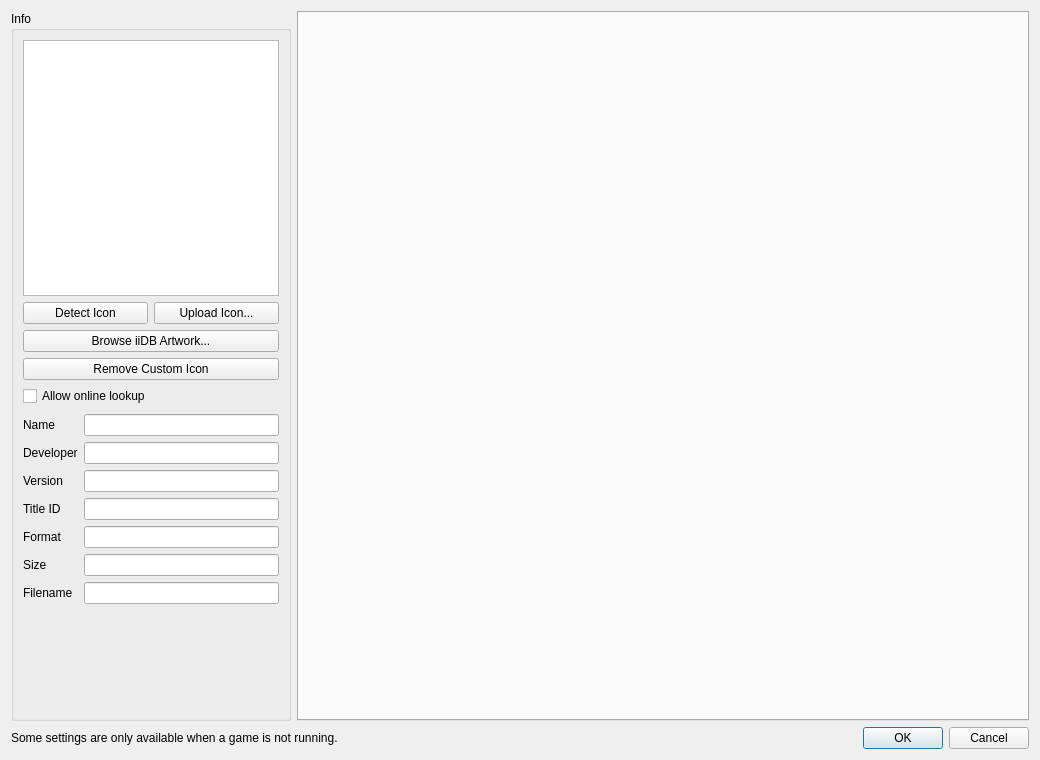
<?xml version="1.0" encoding="UTF-8"?>
<ui version="4.0">
 <class>ConfigurePerGame</class>
 <widget class="QDialog" name="ConfigurePerGame">
  <property name="geometry">
   <rect>
    <x>0</x>
    <y>0</y>
    <width>1040</width>
    <height>760</height>
   </rect>
  </property>
  <property name="windowTitle">
   <string>Dialog</string>
  </property>
  <layout class="QVBoxLayout" name="verticalLayout_3">
   <item>
    <layout class="QHBoxLayout" name="horizontalLayout">
     <item>
      <widget class="QGroupBox" name="gameInfo">
       <property name="sizePolicy">
        <sizepolicy hsizetype="Maximum" vsizetype="Preferred">
         <horstretch>0</horstretch>
         <verstretch>0</verstretch>
        </sizepolicy>
       </property>
       <property name="title">
        <string>Info</string>
       </property>
       <layout class="QVBoxLayout" name="verticalLayout">
        <item alignment="Qt::AlignHCenter">
         <widget class="QGraphicsView" name="icon_view">
          <property name="sizePolicy">
           <sizepolicy hsizetype="Maximum" vsizetype="Maximum">
            <horstretch>0</horstretch>
            <verstretch>0</verstretch>
           </sizepolicy>
          </property>
          <property name="minimumSize">
           <size>
            <width>256</width>
            <height>256</height>
           </size>
          </property>
          <property name="maximumSize">
           <size>
            <width>256</width>
            <height>256</height>
           </size>
          </property>
          <property name="verticalScrollBarPolicy">
           <enum>Qt::ScrollBarAlwaysOff</enum>
          </property>
          <property name="horizontalScrollBarPolicy">
           <enum>Qt::ScrollBarAlwaysOff</enum>
          </property>
          <property name="interactive">
           <bool>false</bool>
          </property>
         </widget>
        </item>
        <item alignment="Qt::AlignHCenter">
         <widget class="QWidget" name="nup_icon_widget" native="true">
          <property name="minimumSize">
           <size>
            <width>256</width>
            <height>0</height>
           </size>
          </property>
          <property name="maximumSize">
           <size>
            <width>256</width>
            <height>16777215</height>
           </size>
          </property>
          <layout class="QGridLayout" name="nup_icon_layout">
           <property name="spacing">
            <number>6</number>
           </property>
           <property name="leftMargin">
            <number>0</number>
           </property>
           <property name="topMargin">
            <number>0</number>
           </property>
           <property name="rightMargin">
            <number>0</number>
           </property>
           <property name="bottomMargin">
            <number>2</number>
           </property>
           <item row="0" column="0">
            <widget class="QPushButton" name="button_detect_icon">
             <property name="sizePolicy">
              <sizepolicy hsizetype="Expanding" vsizetype="Fixed">
               <horstretch>0</horstretch>
               <verstretch>0</verstretch>
              </sizepolicy>
             </property>
             <property name="toolTip">
              <string>Preview a local icon next to the archive. Online lookup is optional. Apply or OK saves changes.</string>
             </property>
             <property name="text">
              <string>Detect Icon</string>
             </property>
            </widget>
           </item>
           <item row="0" column="1">
            <widget class="QPushButton" name="button_upload_icon">
             <property name="sizePolicy">
              <sizepolicy hsizetype="Expanding" vsizetype="Fixed">
               <horstretch>0</horstretch>
               <verstretch>0</verstretch>
              </sizepolicy>
             </property>
             <property name="toolTip">
              <string>Preview a local image as the game icon. Apply or OK saves changes.</string>
             </property>
             <property name="text">
              <string>Upload Icon...</string>
             </property>
            </widget>
           </item>
           <item row="1" column="0" colspan="2">
            <widget class="QPushButton" name="button_browse_iidb">
             <property name="text">
              <string>Browse iiDB Artwork...</string>
             </property>
             <property name="toolTip">
              <string>Choose online artwork using your own iiDB API key. Apply or OK saves changes.</string>
             </property>
            </widget>
           </item>
           <item row="2" column="0" colspan="2">
            <widget class="QPushButton" name="button_remove_icon">
             <property name="toolTip">
              <string>Show the game's own icon again. Apply or OK saves changes.</string>
             </property>
             <property name="text">
              <string>Remove Custom Icon</string>
             </property>
            </widget>
           </item>
           <item row="3" column="0" colspan="2">
            <widget class="QCheckBox" name="allow_online_detection">
             <property name="text">
              <string>Allow online lookup</string>
             </property>
             <property name="toolTip">
              <string>If no local icon is found, send the game name to GitHub, Wikipedia and Bing to look for an icon. Disabled by default.</string>
             </property>
             <property name="checked">
              <bool>false</bool>
             </property>
            </widget>
           </item>
          </layout>
         </widget>
        </item>
        <item>
         <layout class="QGridLayout" name="gridLayout_2">
          <item row="6" column="1">
           <widget class="QLineEdit" name="display_size">
            <property name="enabled">
             <bool>true</bool>
            </property>
            <property name="readOnly">
             <bool>true</bool>
            </property>
           </widget>
          </item>
          <item row="3" column="1">
           <widget class="QLineEdit" name="display_version">
            <property name="enabled">
             <bool>true</bool>
            </property>
            <property name="readOnly">
             <bool>true</bool>
            </property>
           </widget>
          </item>
          <item row="1" column="0">
           <widget class="QLabel" name="label">
            <property name="text">
             <string>Name</string>
            </property>
           </widget>
          </item>
          <item row="4" column="0">
           <widget class="QLabel" name="label_4">
            <property name="text">
             <string>Title ID</string>
            </property>
           </widget>
          </item>
          <item row="4" column="1">
           <widget class="QLineEdit" name="display_title_id">
            <property name="enabled">
             <bool>true</bool>
            </property>
            <property name="readOnly">
             <bool>true</bool>
            </property>
           </widget>
          </item>
          <item row="7" column="1">
           <widget class="QLineEdit" name="display_filename">
            <property name="enabled">
             <bool>true</bool>
            </property>
            <property name="readOnly">
             <bool>true</bool>
            </property>
           </widget>
          </item>
          <item row="5" column="1">
           <widget class="QLineEdit" name="display_format">
            <property name="enabled">
             <bool>true</bool>
            </property>
            <property name="readOnly">
             <bool>true</bool>
            </property>
           </widget>
          </item>
          <item row="7" column="0">
           <widget class="QLabel" name="label_7">
            <property name="text">
             <string>Filename</string>
            </property>
           </widget>
          </item>
          <item row="1" column="1">
           <widget class="QLineEdit" name="display_name">
            <property name="enabled">
             <bool>true</bool>
            </property>
            <property name="readOnly">
             <bool>true</bool>
            </property>
           </widget>
          </item>
          <item row="2" column="1">
           <widget class="QLineEdit" name="display_developer">
            <property name="enabled">
             <bool>true</bool>
            </property>
            <property name="readOnly">
             <bool>true</bool>
            </property>
           </widget>
          </item>
          <item row="5" column="0">
           <widget class="QLabel" name="label_5">
            <property name="text">
             <string>Format</string>
            </property>
           </widget>
          </item>
          <item row="3" column="0">
           <widget class="QLabel" name="label_3">
            <property name="text">
             <string>Version</string>
            </property>
           </widget>
          </item>
          <item row="6" column="0">
           <widget class="QLabel" name="label_6">
            <property name="text">
             <string>Size</string>
            </property>
           </widget>
          </item>
          <item row="2" column="0">
           <widget class="QLabel" name="label_2">
            <property name="text">
             <string>Developer</string>
            </property>
           </widget>
          </item>
         </layout>
        </item>
        <item>
         <spacer name="verticalSpacer">
          <property name="orientation">
           <enum>Qt::Vertical</enum>
          </property>
          <property name="sizeHint" stdset="0">
           <size>
            <width>20</width>
            <height>40</height>
           </size>
          </property>
         </spacer>
        </item>
       </layout>
      </widget>
     </item>
     <item>
      <layout class="QVBoxLayout" name="VerticalLayout">
       <item>
        <layout class="QVBoxLayout" name="verticalLayout_2"/>
       </item>
       <item>
        <widget class="QTabWidget" name="tabWidget">
         <property name="enabled">
          <bool>true</bool>
         </property>
         <property name="currentIndex">
          <number>-1</number>
         </property>
         <property name="usesScrollButtons">
          <bool>true</bool>
         </property>
         <property name="documentMode">
          <bool>false</bool>
         </property>
         <property name="tabsClosable">
          <bool>false</bool>
         </property>
        </widget>
       </item>
      </layout>
     </item>
    </layout>
   </item>
   <item>
    <layout class="QHBoxLayout" name="horizontalLayout_2">
     <item>
      <widget class="QLabel" name="label_8">
       <property name="text">
        <string>Some settings are only available when a game is not running.</string>
       </property>
      </widget>
     </item>
     <item>
      <widget class="QDialogButtonBox" name="buttonBox">
       <property name="sizePolicy">
        <sizepolicy hsizetype="Preferred" vsizetype="Preferred">
         <horstretch>0</horstretch>
         <verstretch>0</verstretch>
        </sizepolicy>
       </property>
       <property name="orientation">
        <enum>Qt::Horizontal</enum>
       </property>
       <property name="standardButtons">
        <set>QDialogButtonBox::Cancel|QDialogButtonBox::Ok</set>
       </property>
      </widget>
     </item>
    </layout>
   </item>
  </layout>
 </widget>
 <resources/>
 <connections>
  <connection>
   <sender>buttonBox</sender>
   <signal>accepted()</signal>
   <receiver>ConfigurePerGame</receiver>
   <slot>accept()</slot>
   <hints>
    <hint type="sourcelabel">
     <x>20</x>
     <y>20</y>
    </hint>
    <hint type="destinationlabel">
     <x>20</x>
     <y>20</y>
    </hint>
   </hints>
  </connection>
  <connection>
   <sender>buttonBox</sender>
   <signal>rejected()</signal>
   <receiver>ConfigurePerGame</receiver>
   <slot>reject()</slot>
   <hints>
    <hint type="sourcelabel">
     <x>20</x>
     <y>20</y>
    </hint>
    <hint type="destinationlabel">
     <x>20</x>
     <y>20</y>
    </hint>
   </hints>
  </connection>
 </connections>
</ui>
